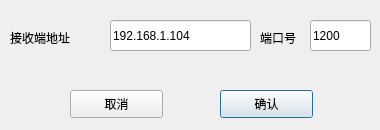
<?xml version="1.0" encoding="UTF-8"?>
<ui version="4.0">
 <class>SendFlightPathData</class>
 <widget class="QDialog" name="SendFlightPathData">
  <property name="geometry">
   <rect>
    <x>0</x>
    <y>0</y>
    <width>380</width>
    <height>130</height>
   </rect>
  </property>
  <property name="windowTitle">
   <string>输入接收方地址</string>
  </property>
  <widget class="QLabel" name="label">
   <property name="geometry">
    <rect>
     <x>10</x>
     <y>30</y>
     <width>81</width>
     <height>16</height>
    </rect>
   </property>
   <property name="text">
    <string>接收端地址</string>
   </property>
  </widget>
  <widget class="QLineEdit" name="editRecvAddress">
   <property name="geometry">
    <rect>
     <x>110</x>
     <y>20</y>
     <width>141</width>
     <height>31</height>
    </rect>
   </property>
   <property name="text">
    <string>192.168.1.104</string>
   </property>
  </widget>
  <widget class="QLabel" name="label_2">
   <property name="geometry">
    <rect>
     <x>260</x>
     <y>30</y>
     <width>61</width>
     <height>16</height>
    </rect>
   </property>
   <property name="text">
    <string>端口号</string>
   </property>
  </widget>
  <widget class="QLineEdit" name="editRecvPort">
   <property name="geometry">
    <rect>
     <x>310</x>
     <y>20</y>
     <width>61</width>
     <height>31</height>
    </rect>
   </property>
   <property name="text">
    <string>1200</string>
   </property>
  </widget>
  <widget class="QPushButton" name="btnOk">
   <property name="geometry">
    <rect>
     <x>220</x>
     <y>90</y>
     <width>93</width>
     <height>28</height>
    </rect>
   </property>
   <property name="text">
    <string>确认</string>
   </property>
  </widget>
  <widget class="QPushButton" name="btnCancel">
   <property name="geometry">
    <rect>
     <x>70</x>
     <y>90</y>
     <width>93</width>
     <height>28</height>
    </rect>
   </property>
   <property name="text">
    <string>取消</string>
   </property>
  </widget>
 </widget>
 <resources/>
 <connections/>
</ui>
